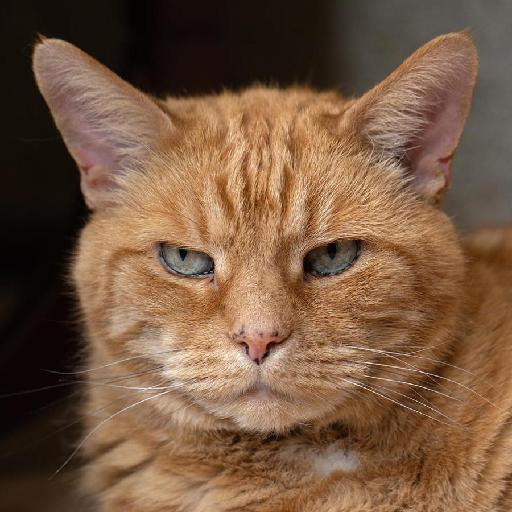
#> input picture dataset/train/cat/flickr_cat_000195.jpg, 512 x 512 px
$ python -i main.py   (imports and definitions only)
#> lines starting #> are read from the running program, lines starting #| are printed output that depends on the picture
import os
from PIL import Image
import numpy as np
from sklearn.svm import SVC
from sklearn.model_selection import train_test_split
from sklearn.metrics import classification_report
import matplotlib.pyplot as plt

# STEP 1: Feature extraction function
def extract_color_histogram(image_path):
#> called with image_path = 'dataset/train/cat/flickr_cat_000195.jpg'
    try:
        image = Image.open(image_path).convert('RGB').resize((64, 64))
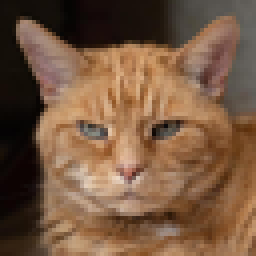
#> image: PIL image 64x64 RGB (shown 4 times larger); mean R, G, B 119, 88.6, 65.4
        image_np = np.array(image)
        hist = []

        for channel in range(3):  # R, G, B channels
            hist_channel, _ = np.histogram(
                image_np[:, :, channel], bins=256, range=(0, 256)
            )
            hist.extend(hist_channel)
#> after the loop, hist = 768 values, max 125 at index 521, min 0 at index 0, mean 16

        hist = np.array(hist)
        hist = hist / np.sum(hist)  # Normalize histogram
#> hist = 768 values, max 0.0102 at index 521, min 0 at index 0, mean 0.0013
        return hist
    except Exception as e:
        print(f"Error processing {image_path}: {e}")
        return None

# STEP 2: Load dataset
def load_dataset(dataset_dir):
    X, y = [], []
    for label in os.listdir(dataset_dir):
        class_dir = os.path.join(dataset_dir, label)
        if not os.path.isdir(class_dir):
            continue
        for file in os.listdir(class_dir):
            if file.lower().endswith(('.jpg', '.jpeg', '.png')):
                img_path = os.path.join(class_dir, file)
                features = extract_color_histogram(img_path)
                if features is not None:
                    X.append(features)
                    y.append(label)
    return np.array(X), np.array(y)

# STEP 3: Train and evaluate model
def train_and_evaluate(X, y):
    X_train, X_test, y_train, y_test = train_test_split(X, y, test_size=0.2, random_state=42)
    model = SVC(kernel='linear')
    model.fit(X_train, y_train)
    y_pred = model.predict(X_test)
    print("\n--- Classification Report ---")
    print(classification_report(y_test, y_pred))
    return model

# STEP 4: Predict single image
def predict_image(model, image_path):
    features = extract_color_histogram(image_path)
    if features is None:
        return "Invalid image"
    features = features.reshape(1, -1)
    prediction = model.predict(features)
    return prediction[0]

# STEP 5: Visual test
def show_prediction(model, image_path):
    prediction = predict_image(model, image_path)
    image = Image.open(image_path)
    plt.imshow(image)
    plt.title(f"Predicted: {prediction}")
    plt.axis('off')
    plt.show()

# Main
# [14 lines not run here, left out]

>>> result = extract_color_histogram('dataset/train/cat/flickr_cat_000195.jpg')
#> result has the same summary as hist in extract_color_histogram

$ run again, on dataset/train/dog/flickr_dog_000119.jpg
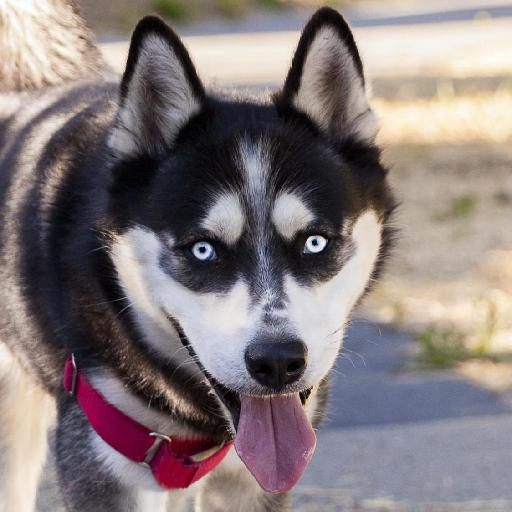
#> input picture dataset/train/dog/flickr_dog_000119.jpg, 512 x 512 px
#> in extract_color_histogram, `image = Image.open(image_path).convert('RGB').resize((64, 64))`:
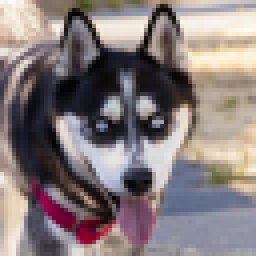
#> image: PIL image 64x64 RGB (shown 4 times larger); mean R, G, B 133.8, 123.3, 123.8
#> after the loop in extract_color_histogram, `for channel in range(3):`: hist = 768 values, max 53 at index 675, min 0 at index 1, mean 16
#> in extract_color_histogram, `hist = hist / np.sum(hist)`: hist = 768 values, max 0.00431 at index 675, min 0 at index 1, mean 0.0013
#> result has the same summary as hist in extract_color_histogram

$ run again, on dataset/train/dog/flickr_dog_000177.jpg
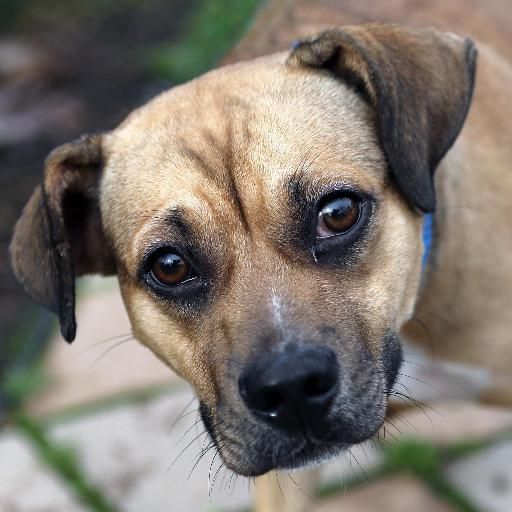
#> input picture dataset/train/dog/flickr_dog_000177.jpg, 512 x 512 px
#> in extract_color_histogram, `image = Image.open(image_path).convert('RGB').resize((64, 64))`:
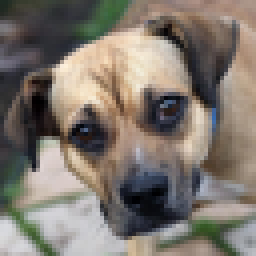
#> image: PIL image 64x64 RGB (shown 4 times larger); mean R, G, B 127, 118.9, 110.3
#> after the loop in extract_color_histogram, `for channel in range(3):`: hist = 768 values, max 44 at index 571, min 0 at index 250, mean 16
#> in extract_color_histogram, `hist = hist / np.sum(hist)`: hist = 768 values, max 0.00358 at index 571, min 0 at index 250, mean 0.0013
#> result has the same summary as hist in extract_color_histogram

$ run again, on dataset/train/wild/flickr_wild_000487.jpg
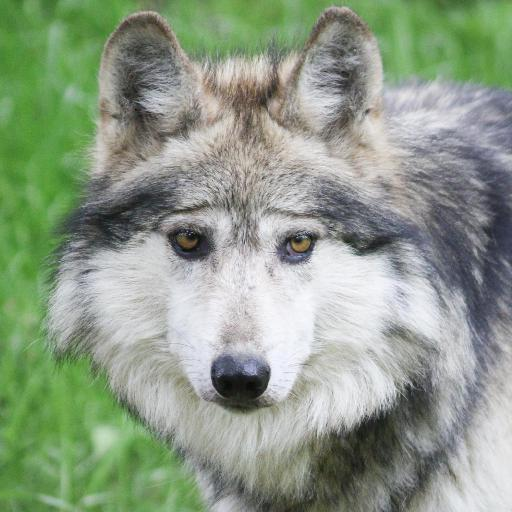
#> input picture dataset/train/wild/flickr_wild_000487.jpg, 512 x 512 px
#> in extract_color_histogram, `image = Image.open(image_path).convert('RGB').resize((64, 64))`:
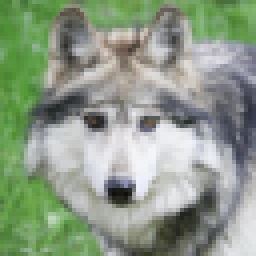
#> image: PIL image 64x64 RGB (shown 4 times larger); mean R, G, B 141.3, 155.2, 135.7
#> after the loop in extract_color_histogram, `for channel in range(3):`: hist = 768 values, max 68 at index 413, min 0 at index 0, mean 16
#> in extract_color_histogram, `hist = hist / np.sum(hist)`: hist = 768 values, max 0.00553 at index 413, min 0 at index 0, mean 0.0013
#> result has the same summary as hist in extract_color_histogram
